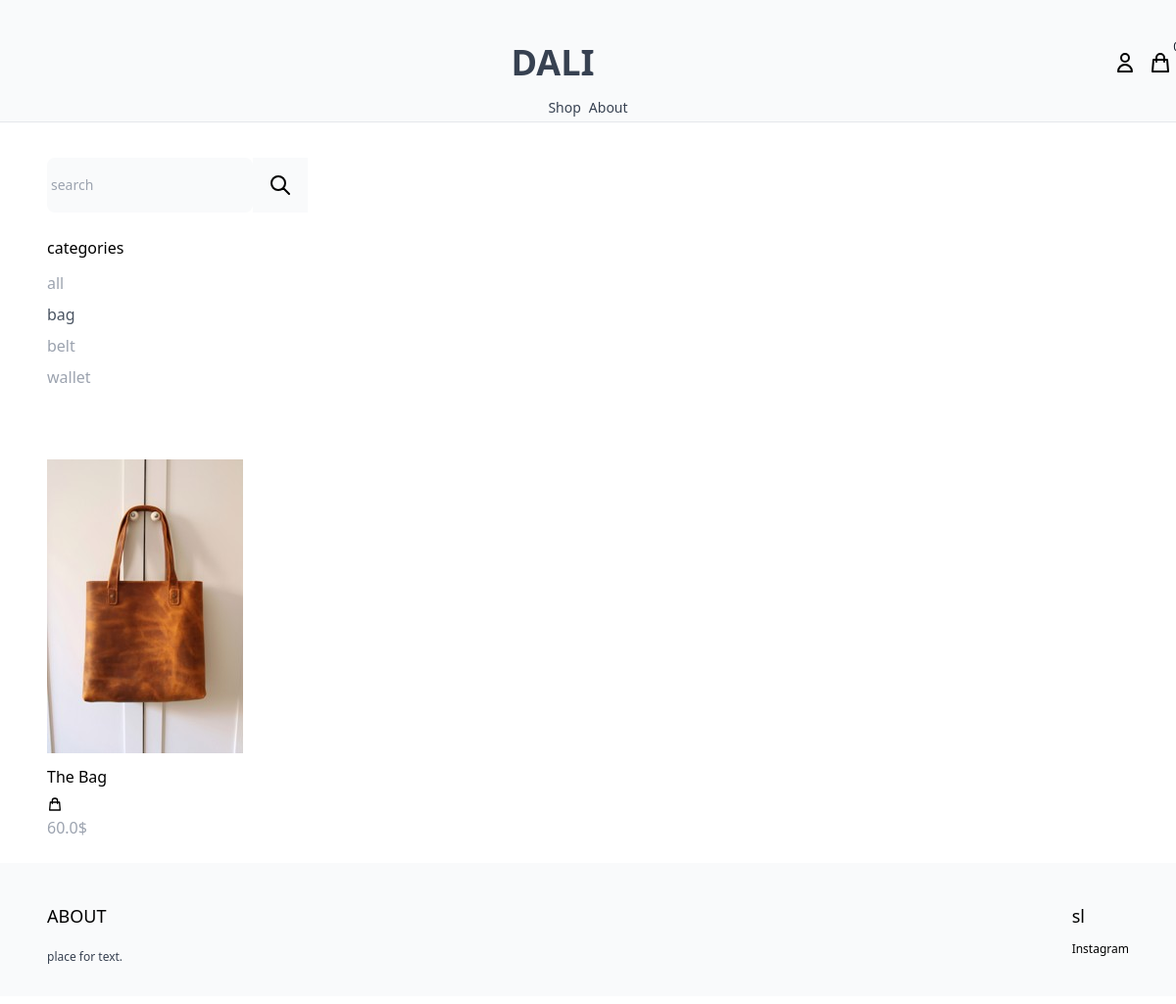
The page /shop/?category=bag on the database its author committed.
### product/models.py (models this page shows, shortened)
class Category(models.Model):
    name = models.CharField(max_length=255)
    slug = models.SlugField()
    class Meta:
        ordering = ('name',)

class Product(models.Model):
    category = models.ForeignKey(Category, related_name='products', on_delete=models.CASCADE) #on delete cascade is used to delete the category if the product is deleted
    name = models.CharField(max_length=255)
    slug = models.SlugField()
    description = models.TextField(blank=True, null=True)  #aprasymas
    price = models.IntegerField() # kad matyti centus
    created_at = models.DateTimeField(auto_now_add=True) # kada sukurtas, automatiskai sukuria irasa
    image = models.ImageField(upload_to='uploads/', blank=True, null=True) #upload_to - img saving folder
    thumbnail = models.ImageField(upload_to='uploads/', blank=True, null=True) #upload_to - img saving folder
    class Meta:
        ordering = ('-created_at',) #  kad matyti sukurimo data
    def get_display_price(self):
        return self.price / 100 # kad matyti kainas in $
    def get_thumbnail(self): #get the thumbnail or check if it exists
        if self.thumbnail:
            return self.thumbnail.url # type: ignore

### core/views.py (the view)
# urls.py: path('shop/', shop, name='shop'),
def  shop(request):
    categories = Category.objects.all() #get all categories
    products = Product.objects.all() #get all products
    active_category = request.GET.get('category', '') #get the category from the url
    if active_category:
        products = products.filter(category__slug=active_category) #filters the products by category
    query = request.GET.get('query', '') #get the query from the url
    if query:
        products = products.filter(Q(name__icontains = query) | Q(description__icontains=query)) #icontains = insensitive  capital case, Q describtion is for similar search
    context = {'categories': categories,
               'products': products,
               'active_category': active_category
               }
    return render(request, 'core/shop.html', context) #render the shop page

### cart/cart.py (called while the page is built)
    def __len__(self):                                #get the length of the cart, how many items are in the cart
        return sum(item['quantity'] for item in self.cart.values())     #return the number of items in the cart

### cart/context_processors.py (called while the page is built)
def cart(request):
    cart = Cart(request)
    return {'cart': cart}   #pass the cart to the template

### core/Templates/core/shop.html (shortened to what this page needs)
{% extends "core/base.html"%} {%block content%}
<div class="max-w-6xl mx-auto flex-wrap item-start py-6 px-6 xl:px-0 ">
  <div class="filters w-full lg:w-1/4">
    <form method="get" action=".">
      <div class="flex text-sm ">
        <input
          name="query"
          type="text"
          class="p-1 bg-gray-50 border-10 text-0 rounded-lg"
          placeholder="search"
        />
        <button class="p-4 bg-gray-50 border-0">
          <svg
            xmlns="http://www.w3.org/2000/svg"
            class="h-6 w-6"
            fill="none"
            viewBox="0 0 24 24"
            stroke="currentColor"
            stroke-width="2"
          >
            <path
              stroke-linecap="round"
              stroke-linejoin="round"
              d="M21 21l-6-6m2-5a7 7 0 11-14 0 7 7 0 0114 0z"
            />
          </svg>
        </button>
      </div>
    </form>
    <h3 class="mt-6 mb-3">categories</h3>
    <ul class="space-y-2">
      <li>
        <a
          href="{% url 'shop' %}"
          class="{% if not active_category%}text-gray-600{%else%}text-gray-400 {%endif%}"
          >all</a
        >
      </li>
      {% for category in categories %}
      <li>
        <a
          href="{% url 'shop' %}?category={{category.slug}}"
          class="{% if category.slug == active_category%}text-gray-600{%else%}text-gray-400 {%endif%}"
          >{{category.name}}</a
        >
      </li>
      {% endfor %}
    </ul>
  </div>
  <div class="products w-full lg:w-3/4 -mt-4 flex items-baseline flex-wrap mt-10 space-x-3">
    {% for product in products %}
    {%include "product/partials/product_list_item.html"%}
    {% endfor %}
  </div>
</div>
{%endblock%}

### product/templates/product/partials/product_list_item.html
<div class="w-full md:w-1/3 xl:w-1/4 mt-8 ">
    <a href="{% url 'product' product.slug %}">
                  <img class="roundened-lg hover:shadow-lg" src="{{product.get_thumbnail}}" alt="">
      </a>
    <div class="pt-3 justify-between items-center">
      <a href="{% url 'product' product.slug %}">{{product.name}}</a>
      <a href="{% url 'product' product.slug %}" class="text-black-2000 hover:text-gray-400">
        <svg
          xmlns="http://www.w3.org/2000/svg"
          class="h-4 w-4 mt-2"
          fill="none"
          viewBox="0 0 24 24"
          stroke="currentColor"
        >
          <path
            stroke-linecap="round"
            stroke-linejoin="round"
            stroke-width="2"
            d="M16 11V7a4 4 0 00-8 0v4M5 9h14l1 12H4L5 9z"
          />
        </svg>
      </a>
    </div>
    <p class="pt-1 text-gray-400">{{product.get_display_price }}$</p>
  </div>

### rows shown on the page
Category: name "bag"
Category: name "belt"
Category: name "wallet"
Product: get_thumbnail (picture), name "The Bag", get_display_price "60.0"
